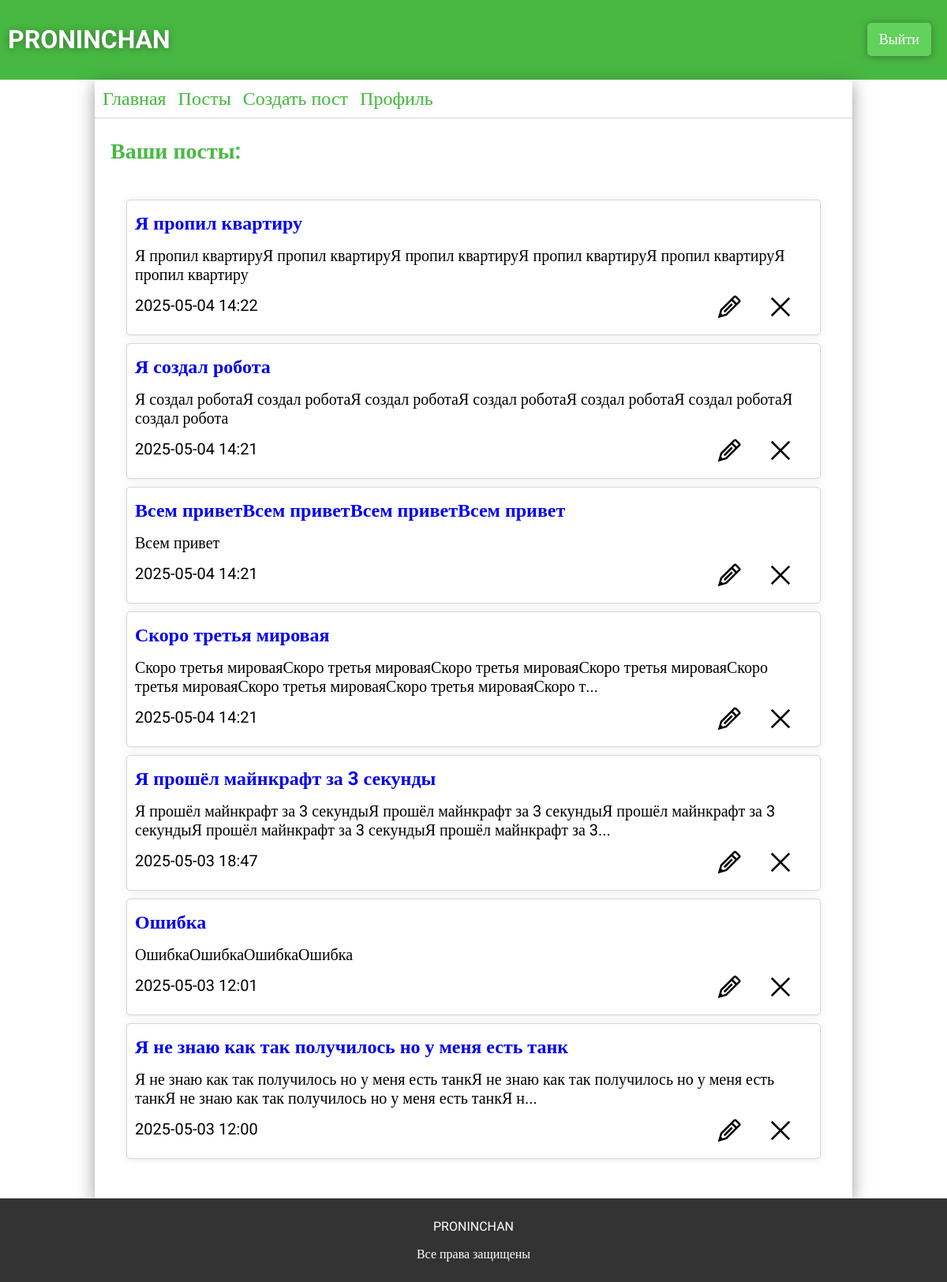
Page /user_posts (signed in) on the committed database.
### app.py (models this page shows)
class ForumPosts(db.Model):
    __tablename__ = 'forum_posts'
    id = db.Column(db.Integer, primary_key=True)
    user_id = db.Column(db.Integer, db.ForeignKey('users.id'), nullable=False)
    theme = db.Column(db.String(124), nullable=False)
    text = db.Column(db.Text, nullable=False)
    section_id = db.Column(db.Integer, db.ForeignKey('forum_sections.id'), nullable=False)
    category_id = db.Column(db.Integer, db.ForeignKey('forum_categories.id'), nullable=False)
    created_at = db.Column(db.DateTime, default=datetime.now)
    user = db.relationship("Users", backref="posts")
    sections = db.relationship("ForumSections")
    categories = db.relationship("ForumCategory")

### app.py (the view)
@app.route('/user_posts')
def user_posts():
    if 'user' in session:
        user_posts =  ForumPosts.query.filter_by(user_id=session['user']).order_by(ForumPosts.created_at.desc()).all()
        return render_template('user_posts.html', posts=user_posts)
    return render_template('profile.html')

### templates/user_posts.html
{% extends 'base.html' %}
{% block main %}
<link rel="stylesheet" href="{{ url_for('static', filename='css/profile.css') }}">
{% if session['user'] %}
<div class="commentsposts">
    <p>Ваши посты:</p>
    <div class="commentsposts-container">
        {% for post in posts %}
        <div class="commentsposts-container-post">
            <div class="commentsposts-container-post-edit">
                <img src="../static/img/Edit.svg" alt="" class="edit-post">
                <img src="../static/img/Close.svg" alt="" class="delete-post">
            </div>
            <a href="{{url_for('post', post=post.id)}}">{{post.theme}}</a>
            <p>{{post.text | truncate(150, True, '...')}}</p>
            <p>{{post.created_at.strftime('%Y-%m-%d %H:%M')}}</p>
        </div>
        {% endfor %}
    </div>
</div>
{% else %}
    <div class="login">
        <h2>Войдите в аккаунт</h2>
    </div>
{% endif %}
{% endblock %}

### static/css/base.css (style rules this page uses)
* { font-family: "Roboto"; }
body { margin: 0; padding: 0; display: flex; flex-direction: column; min-height: 100vh; }

### static/css/profile.css (style rules this page uses)
.commentsposts { padding: 20px; font-size: 20px; }
.commentsposts p:first-child { color: #47b941; font-weight: bolder; font-size: 28px; margin: 15px 0; margin-top: 5px; }
.commentsposts .commentsposts-container { padding: 20px; }
.commentsposts .commentsposts-container .commentsposts-container-post { position: relative; border-radius: 5px; box-shadow: 0 1px 10px rgba(51, 51, 51, 0.1); border: 1px solid rgba(51, 51, 51, 0.2); padding: 10px; padding-top: 15px; margin: 10px 0; }
.commentsposts .commentsposts-container .commentsposts-container-post a { text-decoration: none; font-weight: bolder; font-size: 24px; margin: 15px 0; }
.commentsposts .commentsposts-container .commentsposts-container-post p { margin: 15px 0; }
.commentsposts .commentsposts-container .commentsposts-container-post .commentsposts-container-post-edit { position: absolute; right: 20px; bottom: 0; }
.commentsposts .commentsposts-container .commentsposts-container-post .commentsposts-container-post-edit img { width: 30px; margin: 15px 15px; transition: 0.2s ease; }

### rows in the picture
ForumPosts: theme "Я пропил квартиру", text "Я пропил квартируЯ пропил квартируЯ пропил квартируЯ пропил квартируЯ пропил квартируЯ пропил квартиру", created_at "2025-05-04 14:22"
ForumPosts: theme "Я создал робота", text "Я создал роботаЯ создал роботаЯ создал роботаЯ создал роботаЯ создал роботаЯ создал роботаЯ создал робота", created_at "2025-05-04 14:21"
ForumPosts: theme "Всем приветВсем приветВсем приветВсем привет", text "Всем привет", created_at "2025-05-04 14:21"
ForumPosts: theme "Скоро третья мировая", text "Скоро третья мироваяСкоро третья мироваяСкоро третья мироваяСкоро третья мироваяСкоро третья мироваяСкоро третья мироваяСкоро третья мироваяСкоро т...", created_at "2025-05-04 14:21"
ForumPosts: theme "Я прошёл майнкрафт за 3 секунды", text "Я прошёл майнкрафт за 3 секундыЯ прошёл майнкрафт за 3 секундыЯ прошёл майнкрафт за 3 секундыЯ прошёл майнкрафт за 3 секундыЯ прошёл майнкрафт за 3...", created_at "2025-05-03 18:47"
ForumPosts: theme "Ошибка", text "ОшибкаОшибкаОшибкаОшибка", created_at "2025-05-03 12:01"
ForumPosts: theme "Я не знаю как так получилось но у меня есть танк", text "Я не знаю как так получилось но у меня есть танкЯ не знаю как так получилось но у меня есть танкЯ не знаю как так получилось но у меня есть танкЯ н...", created_at "2025-05-03 12:00"
